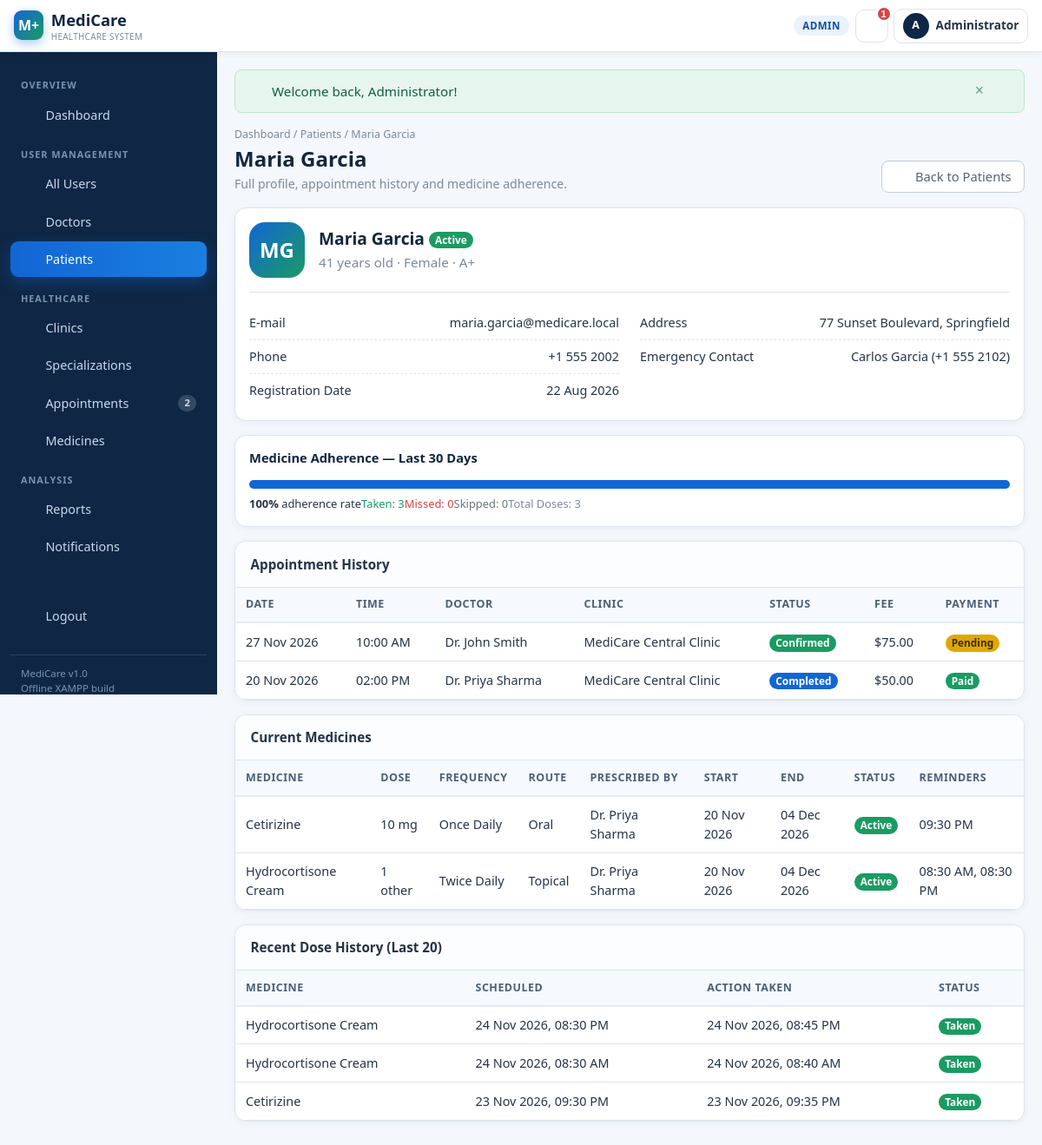
/admin/patient_view.php?id=2 (signed in), run on the app's committed database.
### tables this page shows
CREATE TABLE `patients` (
    `id`                      INT UNSIGNED NOT NULL AUTO_INCREMENT,
    `user_id`                 INT UNSIGNED NOT NULL,
    `first_name`              VARCHAR(60) NOT NULL,
    `last_name`               VARCHAR(60) NOT NULL,
    `gender`                  ENUM('Male','Female','Other') NOT NULL DEFAULT 'Male',
    `date_of_birth`           DATE DEFAULT NULL,
    `blood_group`             ENUM('A+','A-','B+','B-','AB+','AB-','O+','O-','Unknown')
                              NOT NULL DEFAULT 'Unknown',
    `phone`                   VARCHAR(20) NOT NULL,
    `address`                 VARCHAR(200) DEFAULT NULL,
    `emergency_contact_name`  VARCHAR(80)  DEFAULT NULL,
    `emergency_contact_phone` VARCHAR(20)  DEFAULT NULL,
    `registration_date`       DATE NOT NULL,
    `status`                  ENUM('active','inactive') NOT NULL DEFAULT 'active',
    PRIMARY KEY (`id`),
    UNIQUE KEY `uq_patient_user` (`user_id`),
    KEY `idx_patient_status` (`status`),
    KEY `idx_patient_name` (`last_name`,`first_name`),
    CONSTRAINT `fk_patients_user`
        FOREIGN KEY (`user_id`) REFERENCES `users` (`id`)
        ON DELETE CASCADE ON UPDATE CASCADE
);

CREATE TABLE `users` (
    `id`         INT UNSIGNED NOT NULL AUTO_INCREMENT,
    `role_id`    INT UNSIGNED NOT NULL,
    `email`      VARCHAR(120) NOT NULL,
    `password`   VARCHAR(255) NOT NULL COMMENT 'BCRYPT hash produced by password_hash()',
    `status`     ENUM('active','inactive') NOT NULL DEFAULT 'active',
    `last_login` DATETIME DEFAULT NULL,
    `created_at` DATETIME NOT NULL DEFAULT CURRENT_TIMESTAMP,
    `updated_at` DATETIME NOT NULL DEFAULT CURRENT_TIMESTAMP ON UPDATE CURRENT_TIMESTAMP,
    PRIMARY KEY (`id`),
    UNIQUE KEY `uq_users_email` (`email`),
    KEY `idx_users_role` (`role_id`),
    KEY `idx_users_status` (`status`),
    CONSTRAINT `fk_users_role`
        FOREIGN KEY (`role_id`) REFERENCES `roles` (`id`)
        ON DELETE RESTRICT ON UPDATE CASCADE
);

CREATE TABLE `appointments` (
    `id`               INT UNSIGNED NOT NULL AUTO_INCREMENT,
    `patient_id`       INT UNSIGNED NOT NULL,
    `doctor_id`        INT UNSIGNED NOT NULL,
    `clinic_id`        INT UNSIGNED DEFAULT NULL,
    `appointment_date` DATE NOT NULL,
    `start_time`       TIME NOT NULL,
    `end_time`         TIME NOT NULL,
    `status`           ENUM('pending','confirmed','completed','cancelled','no_show')
                       NOT NULL DEFAULT 'pending',
    `reason`           VARCHAR(200) DEFAULT NULL,
    `notes`            TEXT DEFAULT NULL,
    `consultation_fee` DECIMAL(10,2) NOT NULL DEFAULT 0.00
                       COMMENT 'Fee captured at booking time (historic value)',
    `payment_status`   ENUM('pending','paid') NOT NULL DEFAULT 'pending',
    `created_at`       DATETIME NOT NULL DEFAULT CURRENT_TIMESTAMP,
    `updated_at`       DATETIME NOT NULL DEFAULT CURRENT_TIMESTAMP ON UPDATE CURRENT_TIMESTAMP,
    PRIMARY KEY (`id`),
    KEY `idx_appt_doctor_slot`  (`doctor_id`,`appointment_date`,`start_time`),
    KEY `idx_appt_patient_date` (`patient_id`,`appointment_date`),
    KEY `idx_appt_status`       (`status`),
    KEY `idx_appt_clinic`       (`clinic_id`),
    CONSTRAINT `fk_appt_patient`
        FOREIGN KEY (`patient_id`) REFERENCES `patients` (`id`)
        ON DELETE RESTRICT ON UPDATE CASCADE,
    CONSTRAINT `fk_appt_doctor`
        FOREIGN KEY (`doctor_id`) REFERENCES `doctors` (`id`)
        ON DELETE RESTRICT ON UPDATE CASCADE,
    CONSTRAINT `fk_appt_clinic`
        FOREIGN KEY (`clinic_id`) REFERENCES `clinics` (`id`)
        ON DELETE SET NULL ON UPDATE CASCADE
);

CREATE TABLE `clinics` (
    `id`           INT UNSIGNED NOT NULL AUTO_INCREMENT,
    `clinic_name`  VARCHAR(120) NOT NULL,
    `address`      VARCHAR(200) NOT NULL,
    `city`         VARCHAR(60)  NOT NULL,
    `state`        VARCHAR(60)  DEFAULT NULL,
    `postal_code`  VARCHAR(15)  DEFAULT NULL,
    `phone`        VARCHAR(20)  DEFAULT NULL,
    `email`        VARCHAR(120) DEFAULT NULL,
    `opening_time` TIME NOT NULL DEFAULT '09:00:00',
    `closing_time` TIME NOT NULL DEFAULT '18:00:00',
    `status`       ENUM('active','inactive') NOT NULL DEFAULT 'active',
    `created_at`   DATETIME NOT NULL DEFAULT CURRENT_TIMESTAMP,
    PRIMARY KEY (`id`),
    UNIQUE KEY `uq_clinic_name` (`clinic_name`),
    KEY `idx_clinic_status` (`status`)
);

CREATE TABLE `medicines` (
    `id`            INT UNSIGNED NOT NULL AUTO_INCREMENT,
    `patient_id`    INT UNSIGNED NOT NULL,
    `prescribed_by` INT UNSIGNED DEFAULT NULL COMMENT 'doctors.id, NULL = self added',
    `medicine_name` VARCHAR(120) NOT NULL,
    `generic_name`  VARCHAR(120) DEFAULT NULL,
    `category`      VARCHAR(60)  DEFAULT NULL,
    `dosage`        VARCHAR(30)  NOT NULL COMMENT 'numeric/text part e.g. 500',
    `dose_unit`     ENUM('mg','g','ml','tablet','capsule','drop','puff','unit','IU','other')
                    NOT NULL DEFAULT 'mg',
    `quantity`      VARCHAR(30) DEFAULT NULL COMMENT 'e.g. 1 tablet per dose',
    `frequency`     ENUM('Once Daily','Twice Daily','Three Times Daily','Four Times Daily',
                         'Every 4 Hours','Every 6 Hours','Every 8 Hours','Every 12 Hours','As Needed')
                    NOT NULL DEFAULT 'Once Daily',
    `route`         ENUM('Oral','Injection','Topical','Inhalation','Sublingual','Other')
                    NOT NULL DEFAULT 'Oral',
    `start_date`    DATE NOT NULL,
    `end_date`      DATE DEFAULT NULL COMMENT 'NULL = ongoing',
    `instructions`  VARCHAR(200) DEFAULT NULL,
    `notes`         TEXT DEFAULT NULL,
    `status`        ENUM('active','inactive','discontinued') NOT NULL DEFAULT 'active',
    `created_at`    DATETIME NOT NULL DEFAULT CURRENT_TIMESTAMP,
    PRIMARY KEY (`id`),
    KEY `idx_med_patient_status` (`patient_id`,`status`),
    KEY `idx_med_doctor` (`prescribed_by`),
    KEY `idx_med_dates` (`start_date`,`end_date`),
    CONSTRAINT `fk_med_patient`
        FOREIGN KEY (`patient_id`) REFERENCES `patients` (`id`)
        ON DELETE RESTRICT ON UPDATE CASCADE,
    CONSTRAINT `fk_med_doctor`
        FOREIGN KEY (`prescribed_by`) REFERENCES `doctors` (`id`)
        ON DELETE SET NULL ON UPDATE CASCADE
);

CREATE TABLE `medicine_logs` (
    `id`            INT UNSIGNED NOT NULL AUTO_INCREMENT,
    `reminder_id`   INT UNSIGNED NOT NULL,
    `patient_id`    INT UNSIGNED NOT NULL,
    `scheduled_at`  DATETIME NOT NULL COMMENT 'date + reminder_time of this dose',
    `action`        ENUM('taken','missed','skipped','snoozed') NOT NULL,
    `action_time`   DATETIME NOT NULL,
    `snooze_until`  DATETIME DEFAULT NULL,
    `notes`         VARCHAR(200) DEFAULT NULL,
    PRIMARY KEY (`id`),
    UNIQUE KEY `uq_log_occurrence` (`reminder_id`,`scheduled_at`),
    KEY `idx_log_patient_time` (`patient_id`,`scheduled_at`),
    KEY `idx_log_action` (`action`),
    CONSTRAINT `fk_log_reminder`
        FOREIGN KEY (`reminder_id`) REFERENCES `medicine_reminders` (`id`)
        ON DELETE CASCADE ON UPDATE CASCADE,
    CONSTRAINT `fk_log_patient`
        FOREIGN KEY (`patient_id`) REFERENCES `patients` (`id`)
        ON DELETE RESTRICT ON UPDATE CASCADE
);

### admin/patient_view.php (the view, shortened to what the rows shown need)
<?php
require_once __DIR__ . '/../includes/appointments.php';
require_once __DIR__ . '/../includes/medicine.php';
$patientId = get_int('id');
$patient = db_row(
    "SELECT p.*, u.email, u.status AS user_status, u.last_login
       FROM patients p
       JOIN users u ON u.id = p.user_id
      WHERE p.id = ?",
    [$patientId]
);
$appointments = db_all(
    appointment_select_sql() . ' WHERE a.patient_id = ? ORDER BY a.appointment_date DESC, a.start_time DESC',
    [$patientId]
);
$medicines = db_all(
    "SELECT m.*,
            CASE WHEN m.prescribed_by IS NULL THEN 'Self added' ELSE CONCAT('Dr. ', d.first_name, ' ', d.last_name) END AS prescriber
       FROM medicines m
       LEFT JOIN doctors d ON d.id = m.prescribed_by
      WHERE m.patient_id = ?
      ORDER BY (m.status = 'active') DESC, m.start_date DESC",
    [$patientId]
);
$logs = db_all(
    "SELECT l.*, r.reminder_time, m.medicine_name
       FROM medicine_logs l
       JOIN medicine_reminders r ON r.id = l.reminder_id
       JOIN medicines m ON m.id = r.medicine_id
      WHERE l.patient_id = ?
      ORDER BY l.scheduled_at DESC
      LIMIT 20",
    [$patientId]
);
include __DIR__ . '/../includes/header.php';
?>
<div class="page-head">
    <div>
        <div class="breadcrumbs"><a href="<?= e(url('admin/dashboard.php')) ?>">Dashboard</a> /
            <a href="<?= e(url('admin/patients.php')) ?>">Patients</a> / <?= e($patient['first_name'] . ' ' . $patient['last_name']) ?></div>
        <h1><?= e($patient['first_name'] . ' ' . $patient['last_name']) ?></h1>
        <div class="sub">Full profile, appointment history and medicine adherence.</div>
    </div>
</div>
<div class="table-card p-3 mb-3">
    <div class="profile-head">
        <div class="profile-avatar"><?= e(strtoupper(substr($patient['first_name'], 0, 1) . substr($patient['last_name'], 0, 1))) ?></div>
        <div>
            <h4 class="mb-1"><?= e($patient['first_name'] . ' ' . $patient['last_name']) ?> <?= status_badge($patient['status']) ?></h4>
            <div class="text-muted"><?= (int) calculate_age($patient['date_of_birth']) ?> years old &middot; <?= e($patient['gender']) ?> &middot; <?= e($patient['blood_group']) ?></div>
        </div>
    </div>
    <div class="row">
        <div class="col-md-6">
            <div class="kv"><span>E-mail</span><span><?= e($patient['email']) ?></span></div>
            <div class="kv"><span>Phone</span><span><?= e($patient['phone']) ?></span></div>
            <div class="kv"><span>Registration Date</span><span><?= e(format_date($patient['registration_date'])) ?></span></div>
        </div>
        <div class="col-md-6">
            <div class="kv"><span>Address</span><span><?= e($patient['address'] ?: '-') ?></span></div>
            <div class="kv"><span>Emergency Contact</span><span><?= e($patient['emergency_contact_name'] ?: '-') ?> <?= $patient['emergency_contact_phone'] ? '(' . e($patient['emergency_contact_phone']) . ')' : '' ?></span></div>
        </div>
    </div>
</div>
<div class="table-card mb-3">
    <div class="table-responsive">
        <table class="table table-hover align-middle mb-0">
            <thead><tr><th>Date</th><th>Time</th><th>Doctor</th><th>Clinic</th><th>Status</th><th>Fee</th><th>Payment</th></tr></thead>
            <tbody>
            <?php if (!$appointments): ?>
                <tr><td colspan="7"><div class="empty"><?= icon('calendar') ?><div>No appointments yet.</div></div></td></tr>
            <?php else: foreach ($appointments as $a): ?>
                <tr>
                    <td><?= e(format_date($a['appointment_date'])) ?></td>
                    <td><?= e(format_time($a['start_time'])) ?></td>
                    <td><?= e($a['doctor_name']) ?></td>
                    <td><?= e($a['clinic_name'] ?? '-') ?></td>
                    <td><?= status_badge($a['status']) ?></td>
                    <td><?= e(money($a['consultation_fee'])) ?></td>
                    <td><?= status_badge($a['payment_status']) ?></td>
                </tr>
            <?php endforeach; endif; ?>
            </tbody>
        </table>
    </div>
</div>
<div class="table-card mb-3">
    <div class="table-responsive">
        <table class="table table-hover align-middle mb-0">
            <thead><tr><th>Medicine</th><th>Dose</th><th>Frequency</th><th>Route</th><th>Prescribed By</th><th>Start</th><th>End</th><th>Status</th><th>Reminders</th></tr></thead>
            <tbody>
            <?php if (!$medicines): ?>
                <tr><td colspan="9"><div class="empty"><?= icon('pill') ?><div>No medicines recorded.</div></div></td></tr>
            <?php else: foreach ($medicines as $m): ?>
                <tr>
                    <td><?= e($m['medicine_name']) ?></td>
                    <td><?= e($m['dosage'] . ' ' . $m['dose_unit']) ?></td>
                    <td><?= e($m['frequency']) ?></td>
                    <td><?= e($m['route']) ?></td>
                    <td><?= e($m['prescriber']) ?></td>
                    <td><?= e(format_date($m['start_date'])) ?></td>
                    <td><?= $m['end_date'] ? e(format_date($m['end_date'])) : '<span class="text-muted">Ongoing</span>' ?></td>
                    <td><?= status_badge($m['status']) ?></td>
                    <td><?= reminder_times_label($m['id']) ?></td>
                </tr>
            <?php endforeach; endif; ?>
            </tbody>
        </table>
    </div>
</div>
<div class="table-card mb-3">
    <div class="table-responsive">
        <table class="table table-hover align-middle mb-0">
            <thead><tr><th>Medicine</th><th>Scheduled</th><th>Action Taken</th><th>Status</th></tr></thead>
            <tbody>
            <?php if (!$logs): ?>
                <tr><td colspan="4"><div class="empty"><?= icon('history') ?><div>No dose history yet.</div></div></td></tr>
            <?php else: foreach ($logs as $l): ?>
                <tr>
                    <td><?= e($l['medicine_name']) ?></td>
                    <td><?= e(format_datetime($l['scheduled_at'])) ?></td>
                    <td><?= e(format_datetime($l['action_time'])) ?></td>
                    <td><?= status_badge($l['action']) ?></td>
                </tr>
            <?php endforeach; endif; ?>
            </tbody>
        </table>
    </div>
</div>
<?php include __DIR__ . '/../includes/footer.php'; ?>

### includes/functions.php (shortened to what the rows shown need)
<?php
require_once __DIR__ . '/../config/database.php';
function e($value)
{
    return htmlspecialchars((string) $value, ENT_QUOTES | ENT_SUBSTITUTE, 'UTF-8');
}
function url($path = '')
{
    return BASE_URL . ltrim($path, '/');
}
function get_int($key, $default = 0)  { return isset($_GET[$key]) && $_GET[$key] !== '' ? (int) $_GET[$key] : $default; }
function format_date($date, $format = 'd M Y')
{
    $ts = strtotime($date);
    return $ts ? date($format, $ts) : '-';
}
function format_time($time)
{
    $ts = strtotime($time);
    return $ts ? date('h:i A', $ts) : '-';
}
function format_datetime($dt)
{
    $ts = strtotime($dt);
    return $ts ? date('d M Y, h:i A', $ts) : '-';
}
function money($amount)
{
    return APP_CURRENCY . number_format((float) $amount, 2);
}
function calculate_age($dob)
{
    try {
        $birth = new DateTime($dob);
        return (new DateTime('today'))->diff($birth)->y;
    } catch (Throwable $e) {
        return '-';
    }
}
function nice_label($value)
{
    return ucwords(str_replace('_', ' ', (string) $value));
}
function badge_class($status)
{
    switch (strtolower((string) $status)) {
        case 'active':
        case 'confirmed':
        case 'paid':
        case 'taken':
        case 'approved':   return 'success';
        case 'pending':
        case 'snoozed':    return 'warning';
        case 'completed':  return 'primary';
    }
}
function status_badge($status)
{
    return '<span class="badge bg-' . badge_class($status) . '">' . e(nice_label($status)) . '</span>';
}

### data on the page
patients: first_name+last_name "Maria Garcia", first_name+last_name "MG", status "Active", date_of_birth "41", gender "Female", blood_group "A+", user.email "maria.garcia@medicare.local", phone "+1 555 2002", registration_date "22 Aug 2026", address "77 Sunset Boulevard, Springfield", emergency_contact_name "Carlos Garcia", emergency_contact_phone "+1 555 2102"
appointments: appointment_date "27 Nov 2026", start_time "10:00 AM", doctor_name "Dr. John Smith", clinic.clinic_name "MediCare Central Clinic", status "Confirmed Pending", consultation_fee "$75.00"
appointments: appointment_date "20 Nov 2026", start_time "02:00 PM", doctor_name "Dr. Priya Sharma", clinic.clinic_name "MediCare Central Clinic", status "Completed Paid", consultation_fee "$50.00"
medicines: medicine_name "Cetirizine", dosage+dose_unit "10 mg", frequency "Once Daily", route "Oral", prescriber "Dr. Priya Sharma", start_date "20 Nov 2026", end_date "04 Dec 2026", status "Active", id "09:30 PM"
medicines: medicine_name "Hydrocortisone Cream", dosage+dose_unit "1 other", frequency "Twice Daily", route "Topical", prescriber "Dr. Priya Sharma", start_date "20 Nov 2026", end_date "04 Dec 2026", status "Active", id "08:30 AM, 08:30 PM"
medicine_logs: medicines.medicine_name "Hydrocortisone Cream", scheduled_at "24 Nov 2026, 08:30 PM", action_time "24 Nov 2026, 08:45 PM", action "Taken"
medicine_logs: medicines.medicine_name "Hydrocortisone Cream", scheduled_at "24 Nov 2026, 08:30 AM", action_time "24 Nov 2026, 08:40 AM", action "Taken"
medicine_logs: medicines.medicine_name "Cetirizine", scheduled_at "23 Nov 2026, 09:30 PM", action_time "23 Nov 2026, 09:35 PM", action "Taken"

### other printed values
APP_NAME "MediCare"
current_role() "ADMIN"
$unread "1"
substr(preg_replace('/^Dr\.\s*/', '', current_name()), 0, 1) "A"
current_name() "Administrator"
$label "Dashboard All Users Doctors Patients Clinics Specializations Appointments Medicines Reports Notifications Logout"
$badge "2"
$f['message'] "Welcome back, Administrator!"
$adherence['rate'] "100"
$adherence['taken'] "3"
$adherence['missed'] "0"
$adherence['skipped'] "0"
$adherence['total'] "3"
